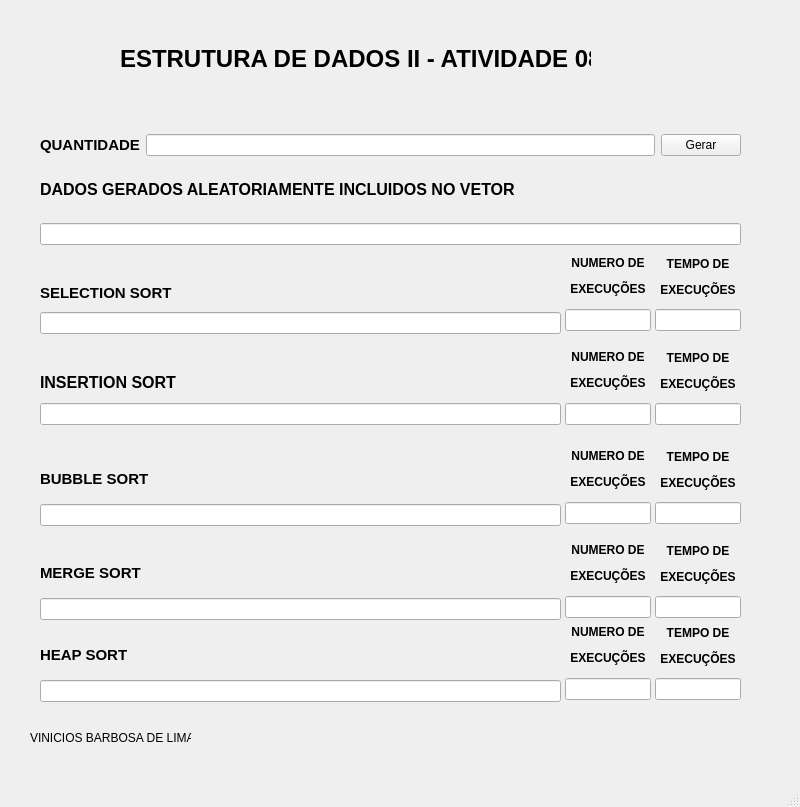
<?xml version="1.0" encoding="UTF-8"?>
<ui version="4.0">
 <class>MainWindow</class>
 <widget class="QMainWindow" name="MainWindow">
  <property name="geometry">
   <rect>
    <x>0</x>
    <y>0</y>
    <width>800</width>
    <height>807</height>
   </rect>
  </property>
  <property name="windowTitle">
   <string>MainWindow</string>
  </property>
  <widget class="QWidget" name="centralwidget">
   <widget class="QWidget" name="verticalLayoutWidget_8">
    <property name="geometry">
     <rect>
      <x>650</x>
      <y>444</y>
      <width>91</width>
      <height>80</height>
     </rect>
    </property>
    <layout class="QVBoxLayout" name="verticalLayout_9">
     <property name="leftMargin">
      <number>5</number>
     </property>
     <item>
      <widget class="QLabel" name="label_11">
       <property name="text">
        <string>&lt;html&gt;&lt;head/&gt;&lt;body&gt;&lt;p align=&quot;center&quot;&gt;&lt;span style=&quot; font-weight:700;&quot;&gt;TEMPO DE&lt;/span&gt;&lt;/p&gt;&lt;p align=&quot;center&quot;&gt;&lt;span style=&quot; font-weight:700;&quot;&gt;EXECUÇÕES&lt;/span&gt;&lt;/p&gt;&lt;/body&gt;&lt;/html&gt;</string>
       </property>
      </widget>
     </item>
     <item>
      <widget class="QLineEdit" name="time_bubbleSort">
       <property name="readOnly">
        <bool>true</bool>
       </property>
      </widget>
     </item>
    </layout>
   </widget>
   <widget class="QLabel" name="label_10">
    <property name="geometry">
     <rect>
      <x>30</x>
      <y>730</y>
      <width>161</width>
      <height>16</height>
     </rect>
    </property>
    <property name="text">
     <string>VINICIOS BARBOSA DE LIMA</string>
    </property>
   </widget>
   <widget class="QWidget" name="verticalLayoutWidget_9">
    <property name="geometry">
     <rect>
      <x>560</x>
      <y>443</y>
      <width>91</width>
      <height>81</height>
     </rect>
    </property>
    <layout class="QVBoxLayout" name="verticalLayout_10">
     <property name="leftMargin">
      <number>5</number>
     </property>
     <property name="rightMargin">
      <number>0</number>
     </property>
     <item>
      <widget class="QLabel" name="label_12">
       <property name="text">
        <string>&lt;html&gt;&lt;head/&gt;&lt;body&gt;&lt;p align=&quot;center&quot;&gt;&lt;span style=&quot; font-weight:700;&quot;&gt;NUMERO DE&lt;/span&gt;&lt;/p&gt;&lt;p align=&quot;center&quot;&gt;&lt;span style=&quot; font-weight:700;&quot;&gt; EXECUÇÕES&lt;/span&gt;&lt;/p&gt;&lt;/body&gt;&lt;/html&gt;</string>
       </property>
      </widget>
     </item>
     <item>
      <widget class="QLineEdit" name="num_exe_bubbleSort">
       <property name="readOnly">
        <bool>true</bool>
       </property>
      </widget>
     </item>
    </layout>
   </widget>
   <widget class="QLabel" name="label">
    <property name="geometry">
     <rect>
      <x>120</x>
      <y>44</y>
      <width>471</width>
      <height>31</height>
     </rect>
    </property>
    <property name="text">
     <string>&lt;html&gt;&lt;head/&gt;&lt;body&gt;&lt;p&gt;&lt;span style=&quot; font-size:18pt; font-weight:700;&quot;&gt;ESTRUTURA DE DADOS II - ATIVIDADE 08&lt;/span&gt;&lt;/p&gt;&lt;/body&gt;&lt;/html&gt;</string>
    </property>
   </widget>
   <widget class="QWidget" name="verticalLayoutWidget_4">
    <property name="geometry">
     <rect>
      <x>560</x>
      <y>250</y>
      <width>91</width>
      <height>81</height>
     </rect>
    </property>
    <layout class="QVBoxLayout" name="verticalLayout_4">
     <property name="leftMargin">
      <number>5</number>
     </property>
     <item>
      <widget class="QLabel" name="label_5">
       <property name="text">
        <string>&lt;html&gt;&lt;head/&gt;&lt;body&gt;&lt;p align=&quot;center&quot;&gt;&lt;span style=&quot; font-weight:700;&quot;&gt;NUMERO DE&lt;/span&gt;&lt;/p&gt;&lt;p align=&quot;center&quot;&gt;&lt;span style=&quot; font-weight:700;&quot;&gt; EXECUÇÕES&lt;/span&gt;&lt;/p&gt;&lt;/body&gt;&lt;/html&gt;</string>
       </property>
      </widget>
     </item>
     <item>
      <widget class="QLineEdit" name="num_exe_selectionSort">
       <property name="readOnly">
        <bool>true</bool>
       </property>
      </widget>
     </item>
    </layout>
   </widget>
   <widget class="QWidget" name="verticalLayoutWidget_7">
    <property name="geometry">
     <rect>
      <x>560</x>
      <y>344</y>
      <width>91</width>
      <height>81</height>
     </rect>
    </property>
    <layout class="QVBoxLayout" name="verticalLayout_8">
     <property name="leftMargin">
      <number>5</number>
     </property>
     <property name="rightMargin">
      <number>0</number>
     </property>
     <item>
      <widget class="QLabel" name="label_9">
       <property name="text">
        <string>&lt;html&gt;&lt;head/&gt;&lt;body&gt;&lt;p align=&quot;center&quot;&gt;&lt;span style=&quot; font-weight:700;&quot;&gt;NUMERO DE&lt;/span&gt;&lt;/p&gt;&lt;p align=&quot;center&quot;&gt;&lt;span style=&quot; font-weight:700;&quot;&gt; EXECUÇÕES&lt;/span&gt;&lt;/p&gt;&lt;/body&gt;&lt;/html&gt;</string>
       </property>
      </widget>
     </item>
     <item>
      <widget class="QLineEdit" name="num_exe_insertionSort">
       <property name="readOnly">
        <bool>true</bool>
       </property>
      </widget>
     </item>
    </layout>
   </widget>
   <widget class="QWidget" name="verticalLayoutWidget_11">
    <property name="geometry">
     <rect>
      <x>650</x>
      <y>538</y>
      <width>91</width>
      <height>80</height>
     </rect>
    </property>
    <layout class="QVBoxLayout" name="verticalLayout_14">
     <property name="leftMargin">
      <number>5</number>
     </property>
     <item>
      <widget class="QLabel" name="label_17">
       <property name="text">
        <string>&lt;html&gt;&lt;head/&gt;&lt;body&gt;&lt;p align=&quot;center&quot;&gt;&lt;span style=&quot; font-weight:700;&quot;&gt;TEMPO DE&lt;/span&gt;&lt;/p&gt;&lt;p align=&quot;center&quot;&gt;&lt;span style=&quot; font-weight:700;&quot;&gt;EXECUÇÕES&lt;/span&gt;&lt;/p&gt;&lt;/body&gt;&lt;/html&gt;</string>
       </property>
      </widget>
     </item>
     <item>
      <widget class="QLineEdit" name="time_mergeSort">
       <property name="readOnly">
        <bool>true</bool>
       </property>
      </widget>
     </item>
    </layout>
   </widget>
   <widget class="QWidget" name="horizontalLayoutWidget_2">
    <property name="geometry">
     <rect>
      <x>40</x>
      <y>280</y>
      <width>521</width>
      <height>54</height>
     </rect>
    </property>
    <layout class="QHBoxLayout" name="horizontalLayout_2">
     <item>
      <layout class="QVBoxLayout" name="verticalLayout_3">
       <item>
        <widget class="QLabel" name="label_4">
         <property name="text">
          <string>&lt;html&gt;&lt;head/&gt;&lt;body&gt;&lt;p&gt;&lt;span style=&quot; font-size:11pt; font-weight:700;&quot;&gt;SELECTION SORT&lt;/span&gt;&lt;/p&gt;&lt;/body&gt;&lt;/html&gt;</string>
         </property>
        </widget>
       </item>
       <item>
        <widget class="QLineEdit" name="saida_selectionSort">
         <property name="readOnly">
          <bool>true</bool>
         </property>
        </widget>
       </item>
      </layout>
     </item>
    </layout>
   </widget>
   <widget class="QWidget" name="verticalLayoutWidget_6">
    <property name="geometry">
     <rect>
      <x>650</x>
      <y>345</y>
      <width>91</width>
      <height>80</height>
     </rect>
    </property>
    <layout class="QVBoxLayout" name="verticalLayout_6">
     <property name="leftMargin">
      <number>5</number>
     </property>
     <item>
      <widget class="QLabel" name="label_7">
       <property name="text">
        <string>&lt;html&gt;&lt;head/&gt;&lt;body&gt;&lt;p align=&quot;center&quot;&gt;&lt;span style=&quot; font-weight:700;&quot;&gt;TEMPO DE&lt;/span&gt;&lt;/p&gt;&lt;p align=&quot;center&quot;&gt;&lt;span style=&quot; font-weight:700;&quot;&gt;EXECUÇÕES&lt;/span&gt;&lt;/p&gt;&lt;/body&gt;&lt;/html&gt;</string>
       </property>
      </widget>
     </item>
     <item>
      <widget class="QLineEdit" name="time_insertionSort">
       <property name="readOnly">
        <bool>true</bool>
       </property>
      </widget>
     </item>
    </layout>
   </widget>
   <widget class="QLabel" name="label_14">
    <property name="geometry">
     <rect>
      <x>600</x>
      <y>4</y>
      <width>131</width>
      <height>111</height>
     </rect>
    </property>
    <property name="text">
     <string/>
    </property>
    <property name="pixmap">
     <pixmap>../../ED2_08/ATIVIDADE_08/puc.jpg</pixmap>
    </property>
    <property name="scaledContents">
     <bool>true</bool>
    </property>
   </widget>
   <widget class="QWidget" name="horizontalLayoutWidget_3">
    <property name="geometry">
     <rect>
      <x>40</x>
      <y>369</y>
      <width>521</width>
      <height>56</height>
     </rect>
    </property>
    <layout class="QHBoxLayout" name="horizontalLayout_3">
     <item>
      <layout class="QVBoxLayout" name="verticalLayout_7">
       <item>
        <widget class="QLabel" name="label_8">
         <property name="text">
          <string>&lt;html&gt;&lt;head/&gt;&lt;body&gt;&lt;p&gt;&lt;span style=&quot; font-size:12pt; font-weight:700;&quot;&gt;INSERTION SORT&lt;/span&gt;&lt;/p&gt;&lt;/body&gt;&lt;/html&gt;</string>
         </property>
        </widget>
       </item>
       <item>
        <widget class="QLineEdit" name="saida_insertionSort">
         <property name="readOnly">
          <bool>true</bool>
         </property>
        </widget>
       </item>
      </layout>
     </item>
    </layout>
   </widget>
   <widget class="QWidget" name="verticalLayoutWidget_2">
    <property name="geometry">
     <rect>
      <x>40</x>
      <y>134</y>
      <width>701</width>
      <height>111</height>
     </rect>
    </property>
    <layout class="QVBoxLayout" name="verticalLayout_2">
     <item>
      <layout class="QHBoxLayout" name="horizontalLayout">
       <item>
        <widget class="QLabel" name="label_2">
         <property name="text">
          <string>&lt;html&gt;&lt;head/&gt;&lt;body&gt;&lt;p&gt;&lt;span style=&quot; font-size:11pt; font-weight:700;&quot;&gt;QUANTIDADE&lt;/span&gt;&lt;/p&gt;&lt;/body&gt;&lt;/html&gt;</string>
         </property>
        </widget>
       </item>
       <item>
        <widget class="QLineEdit" name="entrada_tam"/>
       </item>
       <item>
        <widget class="QPushButton" name="btn_gerar">
         <property name="text">
          <string>Gerar</string>
         </property>
        </widget>
       </item>
      </layout>
     </item>
     <item>
      <layout class="QVBoxLayout" name="verticalLayout">
       <item>
        <widget class="QLabel" name="label_3">
         <property name="text">
          <string>&lt;html&gt;&lt;head/&gt;&lt;body&gt;&lt;p&gt;&lt;span style=&quot; font-size:12pt; font-weight:700;&quot;&gt;DADOS GERADOS ALEATORIAMENTE INCLUIDOS NO VETOR&lt;/span&gt;&lt;/p&gt;&lt;/body&gt;&lt;/html&gt;</string>
         </property>
        </widget>
       </item>
       <item>
        <widget class="QLineEdit" name="saida_vetor_random">
         <property name="readOnly">
          <bool>true</bool>
         </property>
        </widget>
       </item>
      </layout>
     </item>
    </layout>
   </widget>
   <widget class="QWidget" name="horizontalLayoutWidget_5">
    <property name="geometry">
     <rect>
      <x>40</x>
      <y>554</y>
      <width>521</width>
      <height>66</height>
     </rect>
    </property>
    <layout class="QHBoxLayout" name="horizontalLayout_5">
     <item>
      <layout class="QVBoxLayout" name="verticalLayout_13">
       <item>
        <widget class="QLabel" name="label_16">
         <property name="text">
          <string>&lt;html&gt;&lt;head/&gt;&lt;body&gt;&lt;p&gt;&lt;span style=&quot; font-size:11pt; font-weight:700;&quot;&gt;MERGE SORT&lt;/span&gt;&lt;/p&gt;&lt;/body&gt;&lt;/html&gt;</string>
         </property>
        </widget>
       </item>
       <item>
        <widget class="QLineEdit" name="saida_mergeSort">
         <property name="readOnly">
          <bool>true</bool>
         </property>
        </widget>
       </item>
      </layout>
     </item>
    </layout>
   </widget>
   <widget class="QWidget" name="verticalLayoutWidget_10">
    <property name="geometry">
     <rect>
      <x>560</x>
      <y>537</y>
      <width>91</width>
      <height>81</height>
     </rect>
    </property>
    <layout class="QVBoxLayout" name="verticalLayout_12">
     <property name="leftMargin">
      <number>5</number>
     </property>
     <property name="rightMargin">
      <number>0</number>
     </property>
     <item>
      <widget class="QLabel" name="label_15">
       <property name="text">
        <string>&lt;html&gt;&lt;head/&gt;&lt;body&gt;&lt;p align=&quot;center&quot;&gt;&lt;span style=&quot; font-weight:700;&quot;&gt;NUMERO DE&lt;/span&gt;&lt;/p&gt;&lt;p align=&quot;center&quot;&gt;&lt;span style=&quot; font-weight:700;&quot;&gt; EXECUÇÕES&lt;/span&gt;&lt;/p&gt;&lt;/body&gt;&lt;/html&gt;</string>
       </property>
      </widget>
     </item>
     <item>
      <widget class="QLineEdit" name="num_exe_mergeSort">
       <property name="readOnly">
        <bool>true</bool>
       </property>
      </widget>
     </item>
    </layout>
   </widget>
   <widget class="QWidget" name="horizontalLayoutWidget_4">
    <property name="geometry">
     <rect>
      <x>40</x>
      <y>460</y>
      <width>521</width>
      <height>66</height>
     </rect>
    </property>
    <layout class="QHBoxLayout" name="horizontalLayout_4">
     <item>
      <layout class="QVBoxLayout" name="verticalLayout_11">
       <item>
        <widget class="QLabel" name="label_13">
         <property name="text">
          <string>&lt;html&gt;&lt;head/&gt;&lt;body&gt;&lt;p&gt;&lt;span style=&quot; font-size:11pt; font-weight:700;&quot;&gt;BUBBLE SORT&lt;/span&gt;&lt;/p&gt;&lt;/body&gt;&lt;/html&gt;</string>
         </property>
        </widget>
       </item>
       <item>
        <widget class="QLineEdit" name="saida_bubbleSort">
         <property name="readOnly">
          <bool>true</bool>
         </property>
        </widget>
       </item>
      </layout>
     </item>
    </layout>
   </widget>
   <widget class="QWidget" name="verticalLayoutWidget_5">
    <property name="geometry">
     <rect>
      <x>650</x>
      <y>251</y>
      <width>91</width>
      <height>80</height>
     </rect>
    </property>
    <layout class="QVBoxLayout" name="verticalLayout_5">
     <property name="leftMargin">
      <number>5</number>
     </property>
     <item>
      <widget class="QLabel" name="label_6">
       <property name="text">
        <string>&lt;html&gt;&lt;head/&gt;&lt;body&gt;&lt;p align=&quot;center&quot;&gt;&lt;span style=&quot; font-weight:700;&quot;&gt;TEMPO DE&lt;/span&gt;&lt;/p&gt;&lt;p align=&quot;center&quot;&gt;&lt;span style=&quot; font-weight:700;&quot;&gt;EXECUÇÕES&lt;/span&gt;&lt;/p&gt;&lt;/body&gt;&lt;/html&gt;</string>
       </property>
      </widget>
     </item>
     <item>
      <widget class="QLineEdit" name="time_selectinSort">
       <property name="readOnly">
        <bool>true</bool>
       </property>
      </widget>
     </item>
    </layout>
   </widget>
   <widget class="QWidget" name="horizontalLayoutWidget_6">
    <property name="geometry">
     <rect>
      <x>40</x>
      <y>636</y>
      <width>521</width>
      <height>66</height>
     </rect>
    </property>
    <layout class="QHBoxLayout" name="horizontalLayout_6">
     <item>
      <layout class="QVBoxLayout" name="verticalLayout_15">
       <item>
        <widget class="QLabel" name="label_18">
         <property name="text">
          <string>&lt;html&gt;&lt;head/&gt;&lt;body&gt;&lt;p&gt;&lt;span style=&quot; font-size:11pt; font-weight:700;&quot;&gt;HEAP SORT&lt;/span&gt;&lt;/p&gt;&lt;/body&gt;&lt;/html&gt;</string>
         </property>
        </widget>
       </item>
       <item>
        <widget class="QLineEdit" name="saida_heapSort">
         <property name="readOnly">
          <bool>true</bool>
         </property>
        </widget>
       </item>
      </layout>
     </item>
    </layout>
   </widget>
   <widget class="QWidget" name="verticalLayoutWidget_12">
    <property name="geometry">
     <rect>
      <x>560</x>
      <y>619</y>
      <width>91</width>
      <height>81</height>
     </rect>
    </property>
    <layout class="QVBoxLayout" name="verticalLayout_16">
     <property name="leftMargin">
      <number>5</number>
     </property>
     <property name="rightMargin">
      <number>0</number>
     </property>
     <item>
      <widget class="QLabel" name="label_19">
       <property name="text">
        <string>&lt;html&gt;&lt;head/&gt;&lt;body&gt;&lt;p align=&quot;center&quot;&gt;&lt;span style=&quot; font-weight:700;&quot;&gt;NUMERO DE&lt;/span&gt;&lt;/p&gt;&lt;p align=&quot;center&quot;&gt;&lt;span style=&quot; font-weight:700;&quot;&gt; EXECUÇÕES&lt;/span&gt;&lt;/p&gt;&lt;/body&gt;&lt;/html&gt;</string>
       </property>
      </widget>
     </item>
     <item>
      <widget class="QLineEdit" name="num_exe_heapSort">
       <property name="readOnly">
        <bool>true</bool>
       </property>
      </widget>
     </item>
    </layout>
   </widget>
   <widget class="QWidget" name="verticalLayoutWidget_13">
    <property name="geometry">
     <rect>
      <x>650</x>
      <y>620</y>
      <width>91</width>
      <height>80</height>
     </rect>
    </property>
    <layout class="QVBoxLayout" name="verticalLayout_17">
     <property name="leftMargin">
      <number>5</number>
     </property>
     <item>
      <widget class="QLabel" name="label_20">
       <property name="text">
        <string>&lt;html&gt;&lt;head/&gt;&lt;body&gt;&lt;p align=&quot;center&quot;&gt;&lt;span style=&quot; font-weight:700;&quot;&gt;TEMPO DE&lt;/span&gt;&lt;/p&gt;&lt;p align=&quot;center&quot;&gt;&lt;span style=&quot; font-weight:700;&quot;&gt;EXECUÇÕES&lt;/span&gt;&lt;/p&gt;&lt;/body&gt;&lt;/html&gt;</string>
       </property>
      </widget>
     </item>
     <item>
      <widget class="QLineEdit" name="time_heapSort">
       <property name="readOnly">
        <bool>true</bool>
       </property>
      </widget>
     </item>
    </layout>
   </widget>
  </widget>
  <widget class="QMenuBar" name="menubar">
   <property name="geometry">
    <rect>
     <x>0</x>
     <y>0</y>
     <width>800</width>
     <height>21</height>
    </rect>
   </property>
  </widget>
  <widget class="QStatusBar" name="statusbar"/>
 </widget>
 <resources/>
 <connections/>
</ui>
